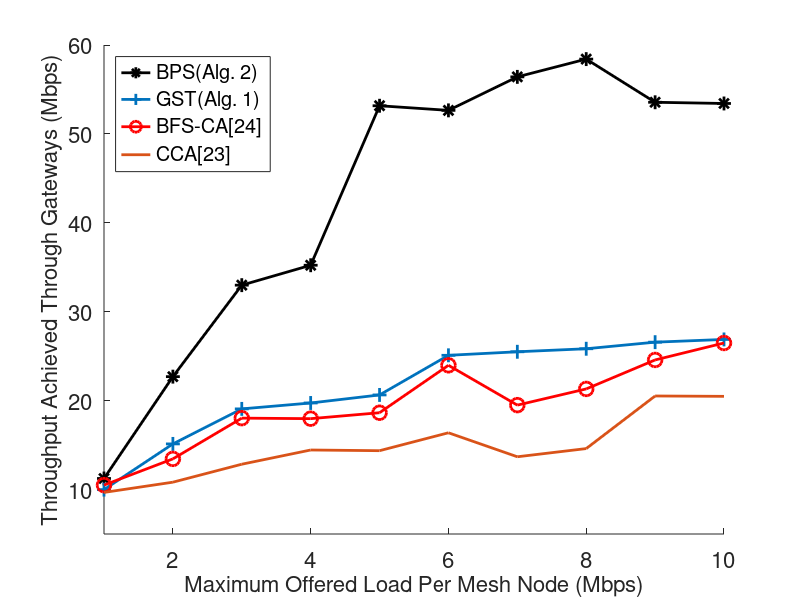

MATLAB code for this plot:
close all
penca=[11.2434   22.6991   32.9882   35.2290   53.1671   52.6482   56.4156 58.4144   53.5585   53.4234];
cca=[9.6763   10.8278   12.8485      14.4480   14.3703   16.3846   13.6864 14.6072   20.5234   20.4835];
bfsca=[10.5010   13.4492   18.0324   17.9729   18.6406   23.9752   19.4957 21.3176   24.5764   26.4835];
gsp=[9.9906   15.1331   19.0725      19.7360   20.6406   25.0988   25.4957 25.8361   26.5764   26.8835];


figure
%set(gcf,'Visible','off');

hold on
plot(penca,'k*-','markers',10)


plot(gsp,'+-','markers',10)

plot(bfsca,'ro-','markers',10)



plot(cca)
set(get(gca,'Children'),'linewidth',2);
axis([1, 10, 5, 60]);
 




set(gca,'FontSize',16)
%title('Max Network Throughput')
legend('BPS(Alg. 2)','GST(Alg. 1)','BFS-CA[24]','CCA[23]','Location','NorthWest')
xlabel('Maximum Offered Load Per Mesh Node (Mbps)')
set(get(gca,'XLabel'),'FontSize',16)
ylabel('Throughput Achieved Through Gateways (Mbps)')
set(get(gca,'YLabel'),'FontSize',16)
saveas(gca, 'maxtpt.eps','epsc');
